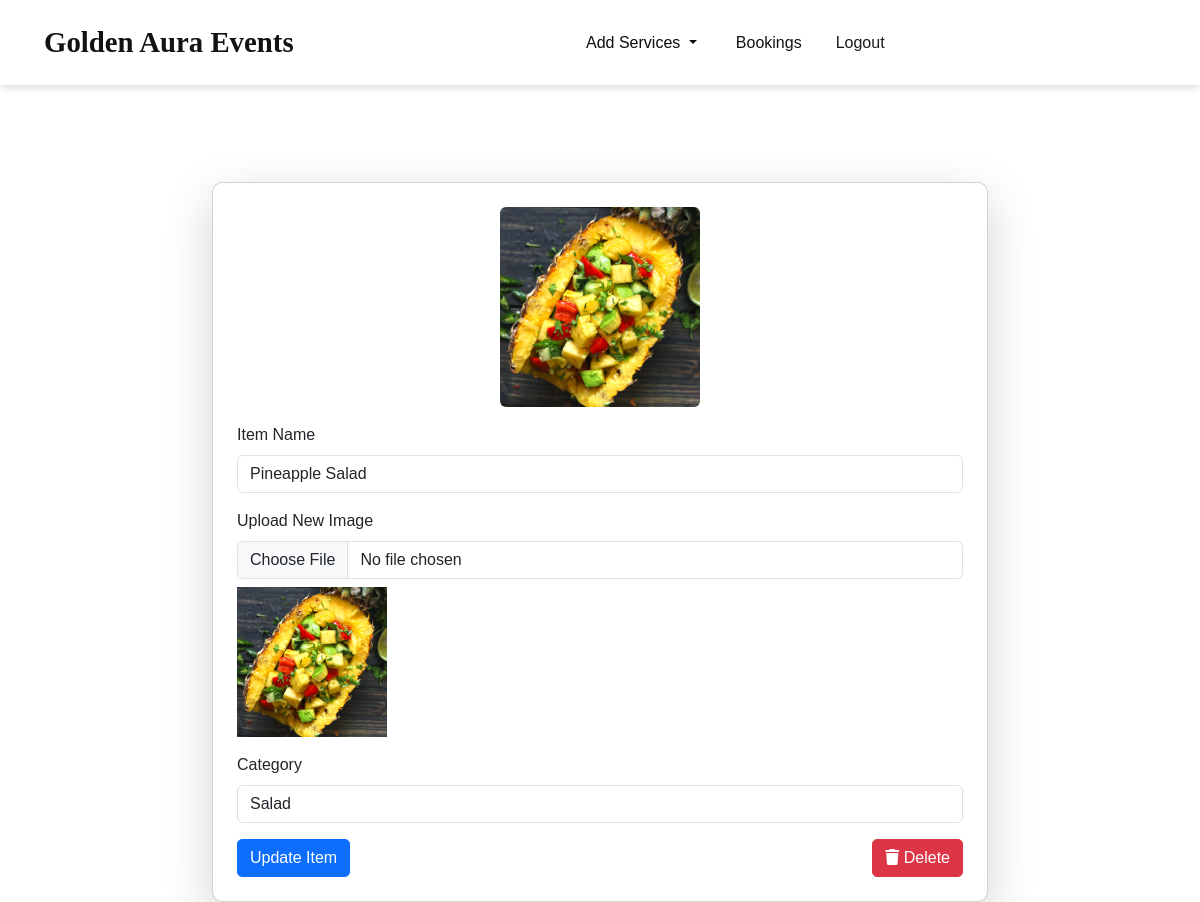
The page /edit_item/25/ on the database its author committed.
### app/models.py (models this page shows, shortened)
class Item(models.Model):
    category = models.ForeignKey(ItemCategory, on_delete=models.CASCADE)
    name = models.CharField(max_length=100)
    img = models.FileField()

class ItemCategory(models.Model):
    img = models.FileField()
    name = models.CharField(max_length=100)
    price = models.DecimalField(max_digits=10, decimal_places=2)

### app/views.py (the view, shortened to what this page needs)
# urls.py: path('edit_item/<int:item_id>/', views.edit_item, name='edit_item'),
def edit_item(req, item_id):
    item = get_object_or_404(Item, id=item_id)
    return render(req, "shop/edit_item.html", {"item": item, "categories": ItemCategory.objects.all()})

### templates/shop/edit_item.html (shortened to what this page needs)
<!DOCTYPE html>
<html lang="en">
<head>
    {% load static %}
    <link rel="stylesheet" href="https://cdn.jsdelivr.net/npm/bootstrap@5.3.0/dist/css/bootstrap.min.css">
    <link rel="stylesheet" href="https://cdnjs.cloudflare.com/ajax/libs/font-awesome/6.0.0/css/all.min.css">
</head>
<body>
    <nav class="navbar navbar-expand-lg">
        <div class="container-fluid">
            <a class="navbar-brand" href="/">Golden Aura Events</a>
            <div class="collapse navbar-collapse" id="navbarNav">
                <ul class="navbar-nav ms-auto">
                    <li class="nav-item dropdown">
                        <a class="nav-link dropdown-toggle" href="#" id="navbarDropdown" role="button" data-bs-toggle="dropdown" aria-expanded="false">
                            Add Services
                        </a>
                    </li>
                    <li class="nav-item">
                        <a class="btn btn-book" href="/admin_bookings">Bookings</a>
                    </li>
                    <li class="nav-item">
                        <a class="btn btn-logout" href="/logout">Logout</a>
                    </li>
                </ul>
            </div>
        </div>
    </nav>
<div class="container">
    <h2 class="text-center text-white">Edit Item</h2>
    <div class="card p-4 shadow-lg">
        <form method="POST" enctype="multipart/form-data">
            <div class="text-center mb-3">
                <img src="{{ item.img.url }}" alt="{{ item.name }}" class="img-fluid rounded" style="max-width: 300px;">
            </div>
            <div class="mb-3">
                <label class="form-label">Item Name</label>
                <input type="text" name="name" value="{{ item.name }}" class="form-control" required>
            </div>
            <div class="mb-3">
                <label class="form-label">Upload New Image</label>
                <input type="file" name="img" class="form-control">
                <img src="{{ item.img.url }}" alt="" class="img-fluid mt-2" style="max-width: 150px; height: auto;">
            </div>
            <div class="mb-3">
                <label class="form-label">Category</label>
                <select name="category" class="form-control" required>
                    {% for category in categories %}
                        <option value="{{ category.id }}" {% if item.category.id == category.id %}selected{% endif %}>
                            {{ category.name }}
                        </option>
                    {% endfor %}
                </select>
            </div>
            <div class="d-flex justify-content-between">
                <button type="submit" class="btn btn-primary">Update Item</button>
                <a href="{% url 'delete_item' item.id %}" class="btn btn-danger" onclick="return confirm('Are you sure you want to delete this item?');">
                    <i class="fas fa-trash"></i> Delete
                </a>
            </div>
        </form>
    </div>
</div>
</body>
</html>

### templates/shop/edit_item.html (style rules this page uses)
body { font-family: 'Poppins', sans-serif; }
.navbar { padding: 1rem 2rem; background: white; box-shadow: 0 4px 6px rgba(0, 0, 0, 0.1); }
.navbar-brand { font-family: 'Playfair Display', serif; font-size: 1.8rem; font-weight: bold; color: rgb(20, 17, 17); }
.navbar-nav { margin: 0 auto; display: flex; justify-content: center; align-items: center; }
.navbar-nav .nav-link { font-size: 1rem; font-weight: 500; margin: 0 10px; color: rgb(15, 12, 12); transition: color 0.3s; }
.btn-logout { color: rgb(29, 25, 25); }
.btn-book { color: rgb(23, 18, 18); padding: 8px 20px; border-radius: 20px; font-weight: 400; }
.container { margin-top: 50px; max-width: 800px; }
.card { border-radius: 10px; overflow: hidden; transition: 0.3s; }
.card img { height: 200px; object-fit: cover; }
.btn { border-radius: 5px; transition: 0.3s; }

### rows shown on the page
Item: img (picture), name "Pineapple Salad", category "Salad"
